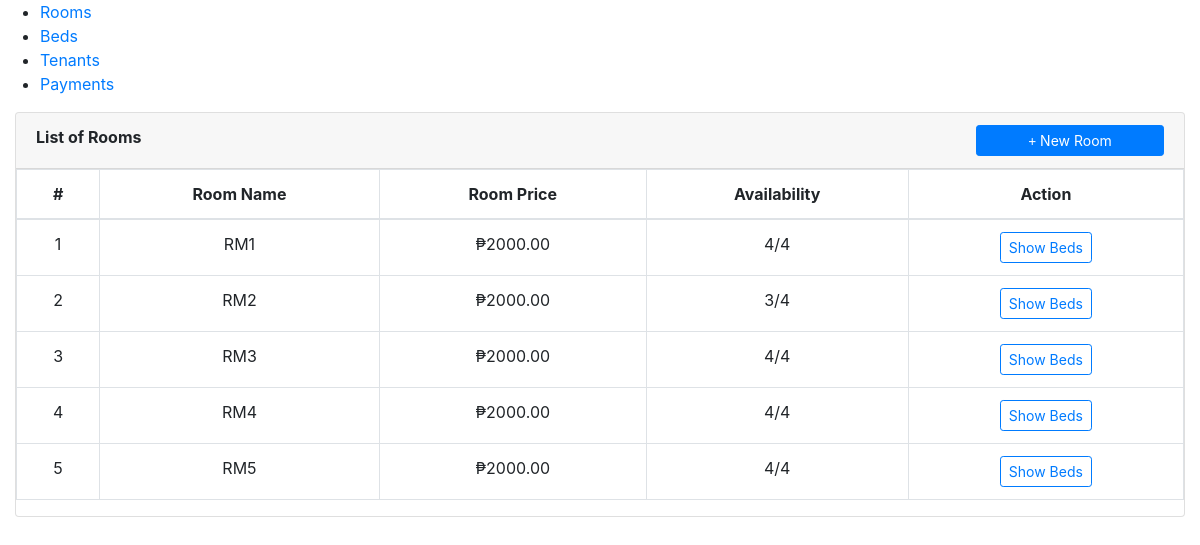
The app's page /client/pages/Rooms.php, older data.
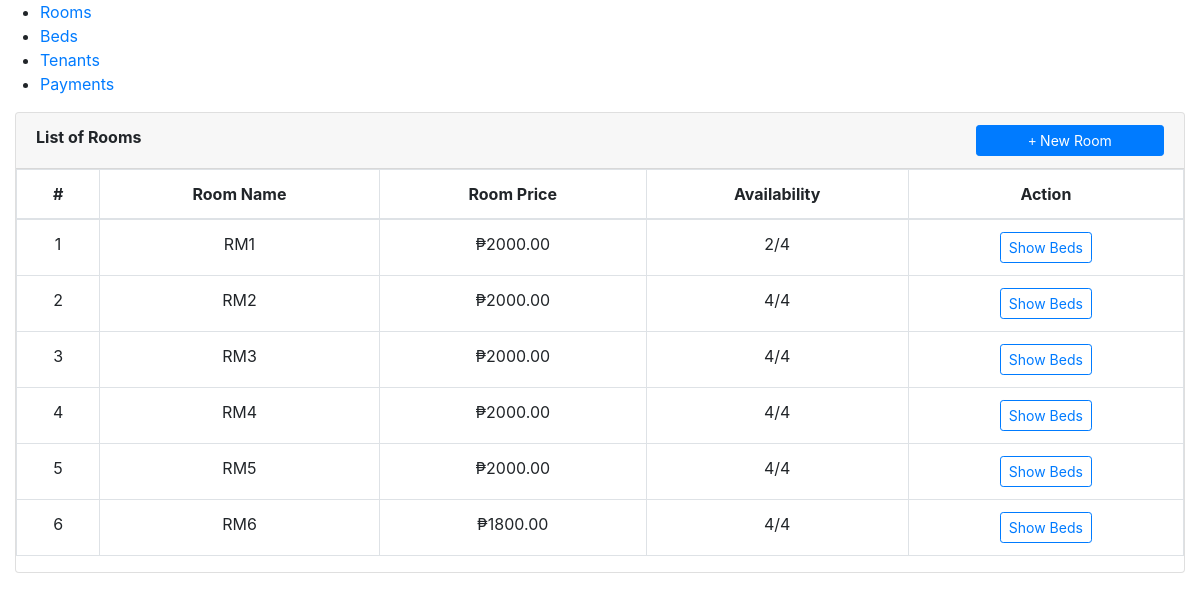
The same page, newer data.
### tables this page shows
CREATE TABLE `room` (
  `room_id` int(225) NOT NULL,
  `room_name` varchar(225) DEFAULT NULL,
  `room_price` float NOT NULL DEFAULT 0
);

### server/database/db_connections.php (called while the page is built)
<?php
function connections()
{
    $servername = "localhost";
    $username = "root";
    $password = "";
    $database = "boarding_house";
    try {
        $conn = new PDO("mysql:host=$servername;dbname=$database", $username, $password);
        $conn->setAttribute(PDO::ATTR_ERRMODE, PDO::ERRMODE_EXCEPTION);
        return $conn;
    } catch (PDOException $e) {
        die("Connection failed: " . $e->getMessage());
    }
}
?>

### server/database/models/rooms_model.php (called while the page is built, shortened)
<?php
require_once dirname(__DIR__, 2) . '/database/db_connections.php';
class RoomModel
{
    private $connect;
    public function __construct()
    {
        $this->connect = connections();
    }
    public function getRooms()
    {
        $rooms = [];
        try {
            $stmt = $this->connect->query('SELECT * FROM room');
            $rooms = $stmt->fetchAll(PDO::FETCH_ASSOC);
            foreach ($rooms as &$room) {
                $roomId = $room['room_id'];
                $stmt = $this->connect->prepare('SELECT * FROM beds WHERE room_id = :roomId');
                $stmt->bindParam(':roomId', $roomId);
                $stmt->execute();
                $beds = $stmt->fetchAll(PDO::FETCH_ASSOC);
                $stmt = $this->connect->prepare('SELECT COUNT(*) AS total_beds,
                SUM(CASE WHEN customer_id IS NULL THEN 1 ELSE 0 END) AS available_beds,
                SUM(CASE WHEN customer_id IS NOT NULL THEN 1 ELSE 0 END) AS occupied_beds
                FROM beds WHERE room_id = :roomId
                ');
                $stmt->bindParam(':roomId', $roomId);
                $stmt->execute();
                $availability = $stmt->fetch(PDO::FETCH_ASSOC);
            }
        } catch (PDOException $e) {
            throw new Exception("Error while fetching rooms: " . $e->getMessage());
        }
        return $rooms;
    }
}
?>

### client/pages/Rooms.php (the view, shortened to what this page needs)
<?php
include ('../../server/database/models/rooms_model.php');
$roomModel = new RoomModel();
$rooms = [];
try {
    $rooms = $roomModel->getRooms();
} catch (Exception $e) {
    $error = 'Error: ' . $e->getMessage();
}
?>
<?php include_once ('../includes/header.php'); ?>
<body>
    <?php include_once ('../includes/navbar.php'); ?>
    <div class="col-md-12">
        <div class="card">
            <div class="card-header">
                <b>List of Rooms</b>
                <span class="float:right"><a class="btn btn-primary btn-block btn-sm col-sm-2 float-right"
                        href="javascript:void(0)" id="new_room">
                        <i class="fa fa-plus"></i> New Room
                    </a></span>
            </div>
            <div class="table-responsive">
                <table class="table table-bordered">
                    <thead>
                        <tr class="text-center">
                            <th>#</th>
                            <th>Room Name</th>
                            <th>Room Price</th>
                            <th>Availability</th>
                            <th>Action</th>
                        </tr>
                    </thead>
                    <tbody>
                        <?php foreach ($rooms as $room): ?>
                            <tr>
                                <td class="text-center">
                                    <?php echo $room['room_id']; ?>
                                </td>
                                <td class="text-center">
                                    <?php echo $room['room_name']; ?>
                                </td>
                                <td class="text-center">
                                    ₱<?php echo $room['room_price']; ?>.00
                                </td>
                                <td class="text-center">
                                    <?php echo $room['availability']; ?>
                                </td>
                                <td class="text-center">
                                    <button class="btn btn-sm btn-outline-primary show-beds" type="button"
                                        data-room-id="<?php echo $room['room_id']; ?>">Show Beds</button>
                                </td>
                            </tr>
                        <?php endforeach; ?>
                    </tbody>
                </table>
            </div>
</body>
</html>

Row changes from the older to the newer data that the page shows:
computed for room "RM1": availability "4/4" → "2/4"
computed for room "RM2": availability "3/4" → "4/4"
added room: room_id "6", room_name "RM6", room_price "1800", availability "4/4"
